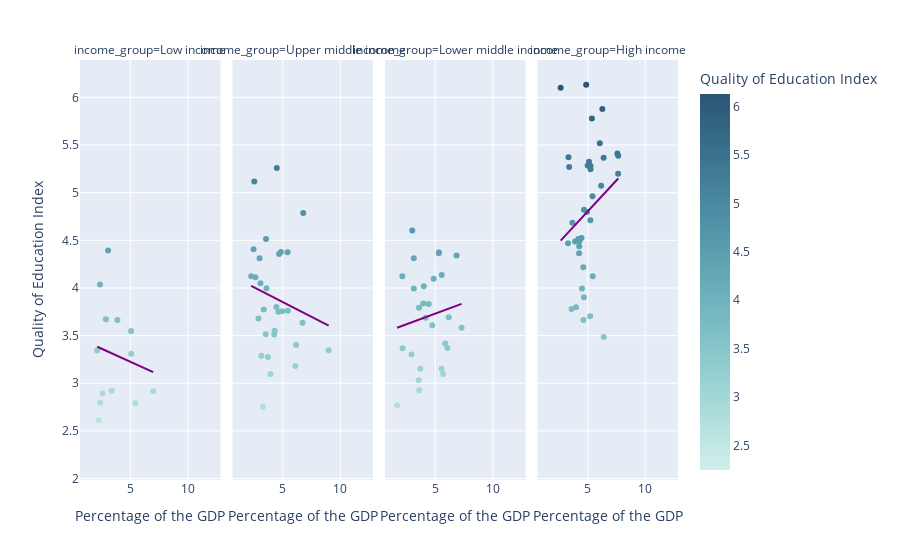

The cell this chart's notebook holds for it:
### Markdown cell above
While the graphs show a slightly higher trend line among the High income the R2 is really low 0.04 suggesting that there is no association. But looking at the trend, it is not really promising for low income countries.

### Code cell
fig = px.scatter(data_frame=df_indicators_2018,x='edu_exp_pct_gdp',y='edu_quality_index', facet_col = 'income_group', hover_name='country',
                color='edu_quality_index', trendline='ols', labels={'edu_quality_index':'Quality of Education Index'}, 
                color_continuous_scale=px.colors.sequential.Teal, trendline_color_override='Purple', facet_col_wrap=4)
 
#Setting the labels of the plot
fig.update_layout(
    # title={
    #     'text': 'Education Exp. (% GDP) vs. Quality of Education By Income group in 2018',
    #     'x':0.5,
    #     'xanchor': 'center'},
    xaxis_title='Percentage of the GDP',
    yaxis_title='Quality of Education Index',
    legend={'title':'Quality of Education Index'}
)

#Ensuring that all x-axis show the correct label
fig.for_each_xaxis(lambda x: x.update(title = 'Percentage of the GDP'))

fig.show()

### Figure 1 — Plotly figure (JSON) as saved in the notebook; plotly's stock layout.template omitted (floating-point values rounded to 4 significant figures)
{"data": [{"hovertemplate": "<b>%{hovertext}</b><br><br>income_group=Low income<br>edu_exp_pct_gdp=%{x}<br>Quality of Education Index=%{marker.color}<extra></extra>", "hovertext": ["Afghanistan", "Burkina Faso", "Burundi", "Central African Republic", "Chad", "Eritrea", "Ethiopia", "Gambia", "Guinea", "Guinea-Bissau", "Liberia", "Madagascar", "Malawi", "Mali", "Mozambique", "Niger", "Rwanda", "Sierra Leone", "Somalia", "South Sudan", "Sudan", "Syria", "Togo", "Uganda", "Yemen"], "legendgroup": "", "marker": {"color": [null, null, 3.31, null, 2.613, null, 3.549, 4.036, 2.795, null, 2.892, 3.672, 2.923, 3.664, 2.79, null, 4.394, 2.917, null, null, null, null, null, 3.343, 2.245], "coloraxis": "coloraxis", "symbol": "circle"}, "mode": "markers", "name": "", "orientation": "v", "showlegend": false, "type": "scatter", "x": [3.2, 5.431, 5.079, 1.566, 2.259, null, 5.069, 2.365, 2.384, 2.138, 2.584, 2.875, 3.382, 3.883, 5.452, 3.447, 3.074, 6.99, null, null, null, null, 4.044, 2.131, null], "xaxis": "x", "y": [null, null, 3.31, null, 2.613, null, 3.549, 4.036, 2.795, null, 2.892, 3.672, 2.923, 3.664, 2.79, null, 4.394, 2.917, null, null, null, null, null, 3.343, 2.245], "yaxis": "y"}, {"hovertemplate": "<b>OLS trendline</b><br>edu_quality_index = -0.0549534 * edu_exp_pct_gdp + 3.50071<br>R<sup>2</sup>=0.024165<br><br>income_group=Low income<br>edu_exp_pct_gdp=%{x}<br>Quality of Education Index=%{y} <b>(trend)</b><extra></extra>", "legendgroup": "", "line": {"color": "Purple"}, "marker": {"symbol": "circle"}, "mode": "lines", "name": "", "showlegend": false, "type": "scatter", "x": [2.131, 2.259, 2.365, 2.384, 2.584, 2.875, 3.074, 3.382, 3.883, 5.069, 5.079, 5.452, 6.99], "xaxis": "x", "y": [3.384, 3.377, 3.371, 3.37, 3.359, 3.343, 3.332, 3.315, 3.287, 3.222, 3.222, 3.201, 3.117], "yaxis": "y"}, {"hovertemplate": "<b>%{hovertext}</b><br><br>income_group=Upper middle income<br>edu_exp_pct_gdp=%{x}<br>Quality of Education Index=%{marker.color}<extra></extra>", "hovertext": ["Albania", "American Samoa", "Argentina", "Armenia", "Azerbaijan", "Belarus", "Bosnia and Herzegovina", "Botswana", "Brazil", "Bulgaria", "China", "Colombia", "Costa Rica", "Cuba", "Dominica", "Dominican Republic", "Ecuador", "Equatorial Guinea", "Fiji", "Gabon", "Georgia", "Grenada", "Guatemala", "Guyana", "Iraq", "Jamaica", "Jordan", "Kazakhstan", "Kosovo", "Lebanon", "Libya", "Malaysia", "Maldives", "Marshall Islands", "Mauritius", "Mexico", "Moldova", "Montenegro", "Namibia", "North Macedonia", "Panama", "Paraguay", "Peru", "Romania", "Russia", "Serbia", "South Africa", "St. Lucia", "St. Vincent and the Grenadines", "Suriname", "Thailand", "Tonga", "Turkey", "Turkmenistan", "Tuvalu"], "legendgroup": "", "marker": {"color": [4.486, null, 3.757, 4.123, 4.406, null, 3.237, 3.636, 3.183, 3.773, 4.514, 3.8, 4.788, null, null, 3.097, 3.751, null, null, null, 3.515, null, 3.29, null, null, 4.375, 4.312, 4.113, null, 5.119, null, 5.258, null, null, 4.377, 3.512, 3.76, 4.08, 3.345, null, 3.68, 2.754, 3.277, 3.774, 4.356, 3.996, 3.402, null, null, null, 4.051, null, 3.552, null, null], "coloraxis": "coloraxis", "symbol": "circle"}, "mode": "markers", "name": "", "orientation": "v", "showlegend": false, "type": "scatter", "x": [null, null, 4.946, 2.256, 2.455, 5.381, null, 6.721, 6.089, null, 3.542, 4.449, 6.779, null, 5.572, 3.928, 4.621, null, 4.836, 2.933, 3.521, 3.553, 3.137, 4.451, null, 5.414, 2.985, 2.616, null, 2.524, null, 4.48, 3.912, null, 4.835, 4.254, 5.44, null, 8.988, null, 2.883, 3.283, 3.714, 3.345, 4.678, 3.582, 6.159, 3.332, 5.694, 5.689, 3.057, 6.373, 4.295, null, null], "xaxis": "x2", "y": [4.486, null, 3.757, 4.123, 4.406, null, 3.237, 3.636, 3.183, 3.773, 4.514, 3.8, 4.788, null, null, 3.097, 3.751, null, null, null, 3.515, null, 3.29, null, null, 4.375, 4.312, 4.113, null, 5.119, null, 5.258, null, null, 4.377, 3.512, 3.76, 4.08, 3.345, null, 3.68, 2.754, 3.277, 3.774, 4.356, 3.996, 3.402, null, null, null, 4.051, null, 3.552, null, null], "yaxis": "y2"}, {"hovertemplate": "<b>OLS trendline</b><br>edu_quality_index = -0.0620068 * edu_exp_pct_gdp + 4.16233<br>R<sup>2</sup>=0.026022<br><br>income_group=Upper middle income<br>edu_exp_pct_gdp=%{x}<br>Quality of Education Index=%{y} <b>(trend)</b><extra></extra>", "legendgroup": "", "line": {"color": "Purple"}, "marker": {"symbol": "circle"}, "mode": "lines", "name": "", "showlegend": false, "type": "scatter", "x": [2.256, 2.455, 2.524, 2.616, 2.883, 2.985, 3.057, 3.137, 3.283, 3.345, 3.521, 3.542, 3.582, 3.714, 3.928, 4.254, 4.295, 4.449, 4.48, 4.621, 4.678, 4.835, 4.946, 5.414, 5.44, 6.089, 6.159, 6.721, 6.779, 8.988], "xaxis": "x2", "y": [4.022, 4.01, 4.006, 4.0, 3.984, 3.977, 3.973, 3.968, 3.959, 3.955, 3.944, 3.943, 3.94, 3.932, 3.919, 3.899, 3.896, 3.886, 3.885, 3.876, 3.872, 3.863, 3.856, 3.827, 3.825, 3.785, 3.78, 3.746, 3.742, 3.605], "yaxis": "y2"}, {"hovertemplate": "<b>%{hovertext}</b><br><br>income_group=Lower middle income<br>edu_exp_pct_gdp=%{x}<br>Quality of Education Index=%{marker.color}<extra></extra>", "hovertext": ["Algeria", "Angola", "Bangladesh", "Belize", "Benin", "Bhutan", "Bolivia", "Cabo Verde", "Cambodia", "Cameroon", "Comoros", "Cote d'Ivoire", "Djibouti", "Egypt", "El Salvador", "Eswatini", "Ghana", "Haiti", "Honduras", "India", "Indonesia", "Iran", "Kenya", "Kiribati", "Kyrgyzstan", "Lao PDR", "Lesotho", "Mauritania", "Micronesia", "Mongolia", "Morocco", "Myanmar", "Nepal", "Nicaragua", "Nigeria", "Pakistan", "Papua New Guinea", "Philippines", "Samoa", "Sao Tome and Principe", "Senegal", "Solomon Islands", "Sri Lanka", "Tajikistan", "Tanzania", "Timor-Leste", "Tunisia", "Ukraine", "Uzbekistan", "Vanuatu", "Vietnam", "West Bank and Gaza", "Zambia", "Zimbabwe", "Congo"], "legendgroup": "", "marker": {"color": [3.417, null, 3.384, null, 3.303, 4.341, null, null, 3.368, 3.995, null, null, null, 2.905, 2.928, 3.097, 4.019, 2.768, 3.369, 4.605, 4.603, 3.838, 4.365, null, 3.152, 3.837, 3.584, 2.366, null, 3.693, 3.48, null, 3.831, 3.032, 3.168, 3.66, null, 4.312, null, null, 4.097, null, 4.124, 4.135, 3.151, null, 3.799, 4.374, null, null, 3.687, null, 3.609, 3.793, null], "coloraxis": "coloraxis", "symbol": "circle"}, "mode": "markers", "name": "", "orientation": "v", "showlegend": false, "type": "scatter", "x": [5.866, 2.045, null, 7.472, 2.934, 6.851, null, 5.369, 2.163, 3.131, null, 3.24, 3.628, null, 3.606, 5.679, 4.004, 1.682, 6.056, null, 3, 3.955, 5.306, 11.97, 5.553, null, 7.285, null, 9.697, 6.173, null, 1.923, 4.434, 3.563, null, null, 1.875, 3.133, 4.532, 5.235, 4.858, null, 2.135, 5.558, 3.696, 6.831, null, 5.319, 5.9, null, 4.167, 5.319, 4.74, 3.587, null], "xaxis": "x3", "y": [3.417, null, 3.384, null, 3.303, 4.341, null, null, 3.368, 3.995, null, null, null, 2.905, 2.928, 3.097, 4.019, 2.768, 3.369, 4.605, 4.603, 3.838, 4.365, null, 3.152, 3.837, 3.584, 2.366, null, 3.693, 3.48, null, 3.831, 3.032, 3.168, 3.66, null, 4.312, null, null, 4.097, null, 4.124, 4.135, 3.151, null, 3.799, 4.374, null, null, 3.687, null, 3.609, 3.793, null], "yaxis": "y3"}, {"hovertemplate": "<b>OLS trendline</b><br>edu_quality_index = 0.0446948 * edu_exp_pct_gdp + 3.50712<br>R<sup>2</sup>=0.017040<br><br>income_group=Lower middle income<br>edu_exp_pct_gdp=%{x}<br>Quality of Education Index=%{y} <b>(trend)</b><extra></extra>", "legendgroup": "", "line": {"color": "Purple"}, "marker": {"symbol": "circle"}, "mode": "lines", "name": "", "showlegend": false, "type": "scatter", "x": [1.682, 2.135, 2.163, 2.934, 3, 3.131, 3.133, 3.563, 3.587, 3.606, 3.696, 3.955, 4.004, 4.167, 4.434, 4.74, 4.858, 5.306, 5.319, 5.553, 5.558, 5.679, 5.866, 6.056, 6.173, 6.851, 7.285], "xaxis": "x3", "y": [3.582, 3.603, 3.604, 3.638, 3.641, 3.647, 3.647, 3.666, 3.667, 3.668, 3.672, 3.684, 3.686, 3.693, 3.705, 3.719, 3.724, 3.744, 3.745, 3.755, 3.756, 3.761, 3.769, 3.778, 3.783, 3.813, 3.833], "yaxis": "y3"}, {"hovertemplate": "<b>%{hovertext}</b><br><br>income_group=High income<br>edu_exp_pct_gdp=%{x}<br>Quality of Education Index=%{marker.color}<extra></extra>", "hovertext": ["Andorra", "Antigua and Barbuda", "Aruba", "Australia", "Austria", "Bahamas", "Bahrain", "Barbados", "Belgium", "Bermuda", "British Virgin Islands", "Brunei", "Canada", "Cayman Islands", "Channel Islands", "Chile", "Croatia", "Curacao", "Cyprus", "Czech", "Denmark", "Estonia", "Faroe Islands", "Finland", "France", "French Polynesia", "Germany", "Gibraltar", "Greece", "Greenland", "Guam", "Hong Kong", "Hungary", "Iceland", "Ireland", "Isle of Man", "Israel", "Italy", "Japan", "Korea, Rep.", "Kuwait", "Latvia", "Liechtenstein", "Lithuania", "Luxembourg", "Macao SAR, China", "Malta", "Monaco", "Nauru", "Netherlands", "New Caledonia", "New Zealand", "Northern Mariana Islands", "Norway", "Oman", "Palau", "Poland", "Portugal", "Puerto Rico", "Qatar", "San Marino", "Saudi Arabia", "Seychelles", "Singapore", "Sint Maarten (Dutch part)", "Slovakia", "Slovenia", "Spain", "St. Kitts and Nevis", "St. Martin (French part)", "Sweden", "Switzerland", "Trinidad and Tobago", "Turks and Caicos Islands", "United Arab Emirates", "United Kingdom", "United States", "Uruguay"], "legendgroup": "", "marker": {"color": [null, null, null, 5.325, 4.71, null, 4.817, null, 5.367, null, null, 4.585, 5.579, null, null, 4.122, 3.622, null, 4.184, 4.489, 5.441, 5.281, null, 5.878, 4.963, null, 5.284, null, 3.778, null, null, 5.372, 3.664, 5.411, 5.269, null, 5.072, 4.438, 4.761, 4.524, 3.486, 4.364, null, 4.489, 4.684, null, 5.124, null, null, 5.779, null, 5.519, null, 5.386, 3.703, null, 4.217, 4.821, null, 5.651, null, 4.336, 3.995, 6.102, null, 3.799, 4.796, 4.515, null, null, 5.199, 6.133, 4.469, null, 5.482, 5.246, 5.697, 3.902], "coloraxis": "coloraxis", "symbol": "circle"}, "mode": "markers", "name": "", "orientation": "v", "showlegend": false, "type": "scatter", "x": [3.247, 2.644, null, 5.108, 5.225, 2.31, null, 5.429, 6.377, null, 2.694, null, null, null, null, 5.433, null, null, null, 4.267, null, 5.239, null, 6.269, 5.413, null, 4.993, null, 3.594, 10.56, null, 3.327, 4.627, 7.574, 3.383, null, 6.165, 4.256, null, 4.458, 6.389, 4.245, null, 3.895, 3.666, 2.728, null, null, null, 5.358, null, 6.049, null, 7.644, 5.207, null, 4.616, 4.675, null, null, 3.555, null, 4.499, 2.645, null, 3.976, 4.936, 4.178, null, null, 7.641, 4.861, 3.286, 2.744, null, 5.239, null, 4.663], "xaxis": "x4", "y": [null, null, null, 5.325, 4.71, null, 4.817, null, 5.367, null, null, 4.585, 5.579, null, null, 4.122, 3.622, null, 4.184, 4.489, 5.441, 5.281, null, 5.878, 4.963, null, 5.284, null, 3.778, null, null, 5.372, 3.664, 5.411, 5.269, null, 5.072, 4.438, 4.761, 4.524, 3.486, 4.364, null, 4.489, 4.684, null, 5.124, null, null, 5.779, null, 5.519, null, 5.386, 3.703, null, 4.217, 4.821, null, 5.651, null, 4.336, 3.995, 6.102, null, 3.799, 4.796, 4.515, null, null, 5.199, 6.133, 4.469, null, 5.482, 5.246, 5.697, 3.902], "yaxis": "y4"}, {"hovertemplate": "<b>OLS trendline</b><br>edu_quality_index = 0.130365 * edu_exp_pct_gdp + 4.15262<br>R<sup>2</sup>=0.048939<br><br>income_group=High income<br>edu_exp_pct_gdp=%{x}<br>Quality of Education Index=%{y} <b>(trend)</b><extra></extra>", "legendgroup": "", "line": {"color": "Purple"}, "marker": {"symbol": "circle"}, "mode": "lines", "name": "", "showlegend": false, "type": "scatter", "x": [2.645, 3.286, 3.327, 3.383, 3.594, 3.666, 3.895, 3.976, 4.178, 4.245, 4.256, 4.267, 4.458, 4.499, 4.616, 4.627, 4.663, 4.675, 4.861, 4.936, 4.993, 5.108, 5.207, 5.225, 5.239, 5.239, 5.358, 5.413, 5.433, 6.049, 6.165, 6.269, 6.377, 6.389, 7.574, 7.641, 7.644], "xaxis": "x4", "y": [4.497, 4.581, 4.586, 4.594, 4.621, 4.631, 4.66, 4.671, 4.697, 4.706, 4.707, 4.709, 4.734, 4.739, 4.754, 4.756, 4.76, 4.762, 4.786, 4.796, 4.803, 4.819, 4.831, 4.834, 4.836, 4.836, 4.851, 4.858, 4.861, 4.941, 4.956, 4.97, 4.984, 4.986, 5.14, 5.149, 5.149], "yaxis": "y4"}], "layout": {"annotations": [{"font": {}, "showarrow": false, "text": "income_group=Low income", "x": 0.1175, "xanchor": "center", "xref": "paper", "y": 1, "yanchor": "bottom", "yref": "paper"}, {"font": {}, "showarrow": false, "text": "income_group=Upper middle income", "x": 0.3725, "xanchor": "center", "xref": "paper", "y": 1, "yanchor": "bottom", "yref": "paper"}, {"font": {}, "showarrow": false, "text": "income_group=Lower middle income", "x": 0.6275, "xanchor": "center", "xref": "paper", "y": 1, "yanchor": "bottom", "yref": "paper"}, {"font": {}, "showarrow": false, "text": "income_group=High income", "x": 0.8825, "xanchor": "center", "xref": "paper", "y": 1, "yanchor": "bottom", "yref": "paper"}], "coloraxis": {"colorbar": {"title": {"text": "Quality of Education Index"}}, "colorscale": [[0, "rgb(209, 238, 234)"], [0.1667, "rgb(168, 219, 217)"], [0.3333, "rgb(133, 196, 201)"], [0.5, "rgb(104, 171, 184)"], [0.6667, "rgb(79, 144, 166)"], [0.8333, "rgb(59, 115, 143)"], [1, "rgb(42, 86, 116)"]]}, "legend": {"title": {"text": "Quality of Education Index"}, "tracegroupgap": 0}, "margin": {"t": 60}, "xaxis": {"anchor": "y", "domain": [0, 0.235], "title": {"text": "Percentage of the GDP"}}, "xaxis2": {"anchor": "y2", "domain": [0.255, 0.49], "matches": "x", "title": {"text": "Percentage of the GDP"}}, "xaxis3": {"anchor": "y3", "domain": [0.51, 0.745], "matches": "x", "title": {"text": "Percentage of the GDP"}}, "xaxis4": {"anchor": "y4", "domain": [0.765, 1.0], "matches": "x", "title": {"text": "Percentage of the GDP"}}, "yaxis": {"anchor": "x", "domain": [0, 1], "title": {"text": "Quality of Education Index"}}, "yaxis2": {"anchor": "x2", "domain": [0, 1], "matches": "y", "showticklabels": false}, "yaxis3": {"anchor": "x3", "domain": [0, 1], "matches": "y", "showticklabels": false}, "yaxis4": {"anchor": "x4", "domain": [0, 1], "matches": "y", "showticklabels": false}}}
